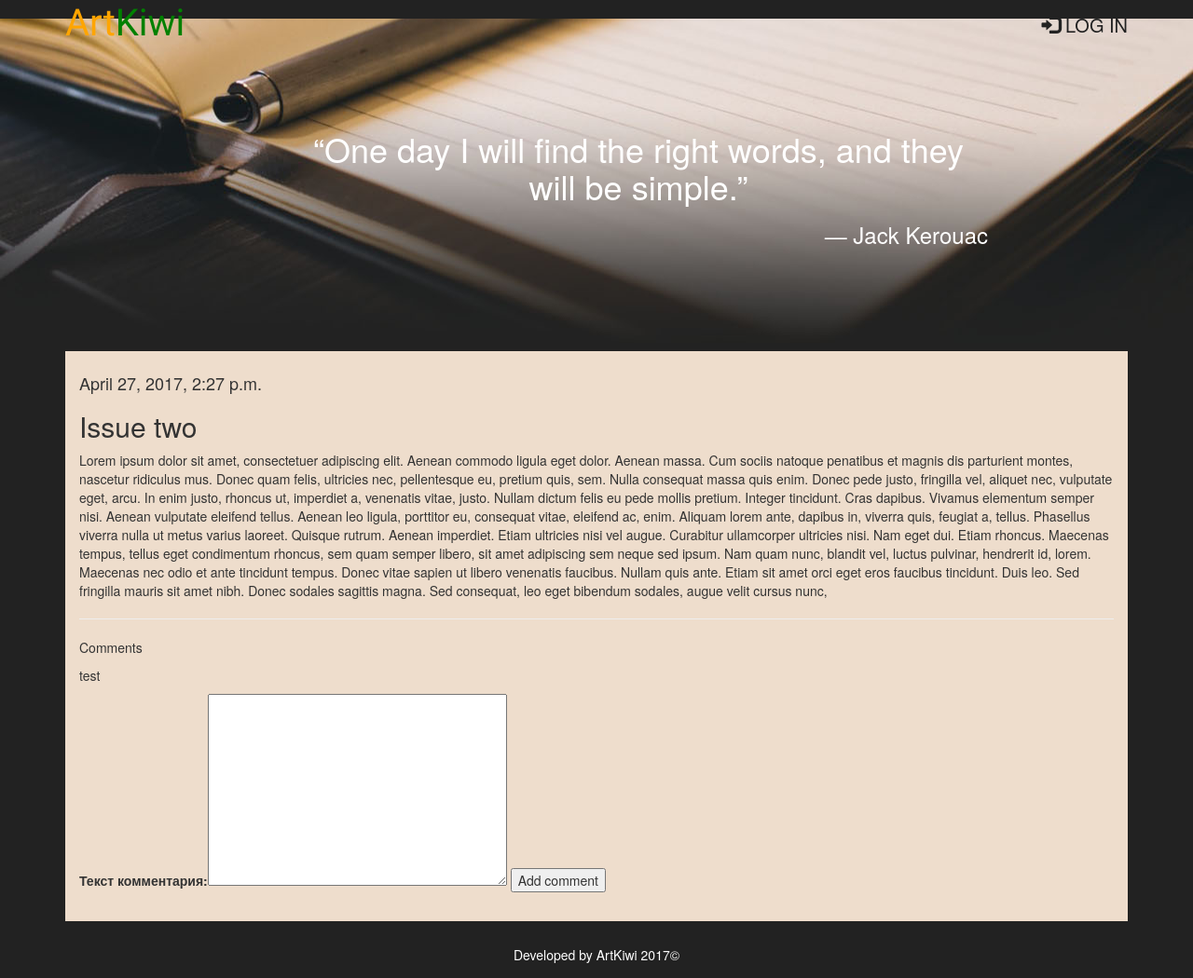
/articles/get/2/, run on an earlier commit of the app's database.
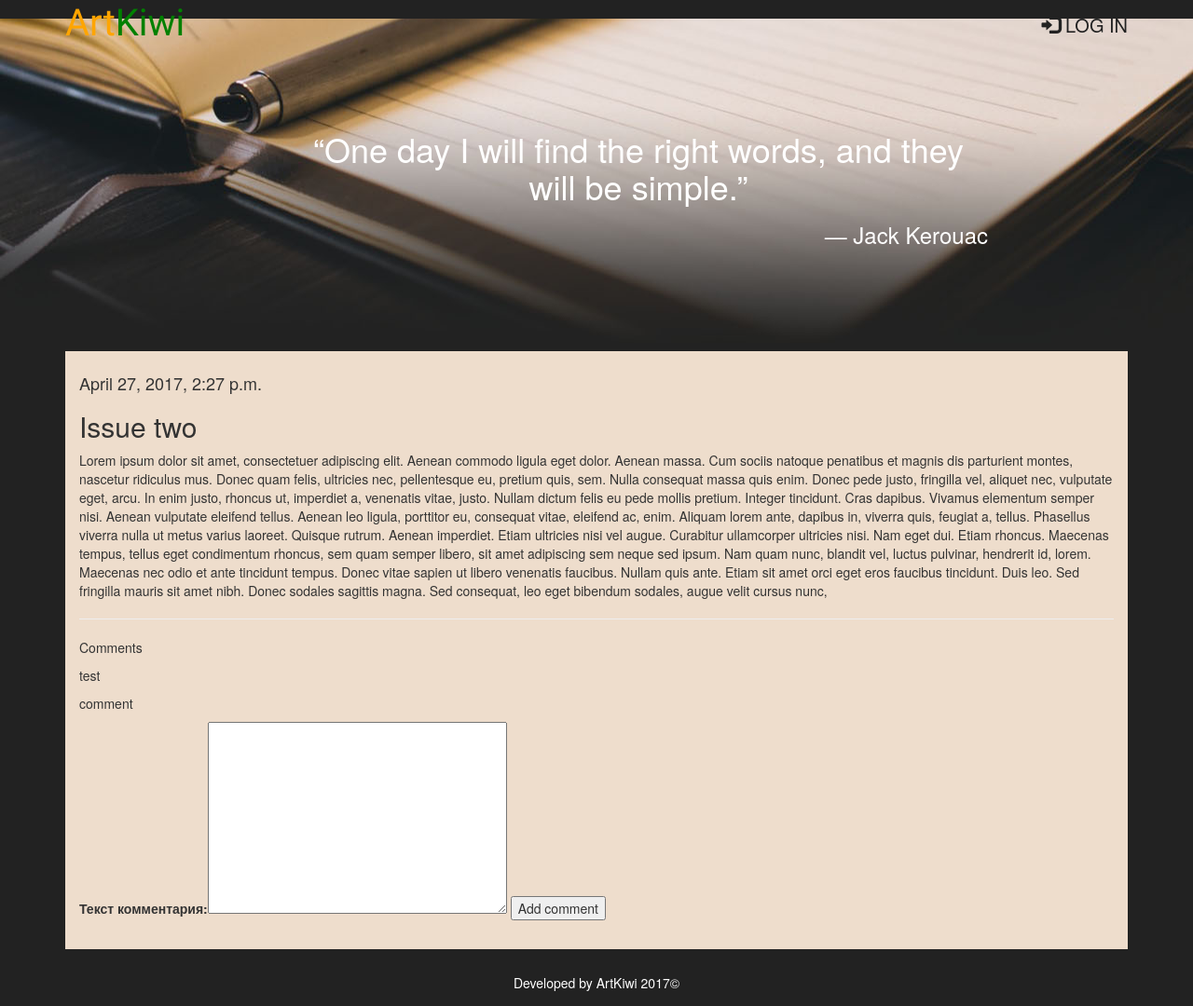
And on a later commit of the database.
### article/models.py (models this page shows)
class Comments(models.Model):
    comments_text = models.TextField(verbose_name="Текст комментария:")
    comments_arcticle = models.ForeignKey(Article)

### article/views.py (the view)
# urls.py: url(r'^articles/get/(?P<article_id>\d+)/$', views.article),
def article(request, article_id=1):
    comment_form = CommentForm
    args = {}
    args.update(csrf(request))
    args['article'] = Article.objects.get(id=article_id)
    args['comments'] = Comments.objects.filter(comments_arcticle_id=article_id)
    args['form'] = comment_form
    return render(request, 'article.html', args)

### article/templates/article.html (shortened to what this page needs)
﻿{% extends 'main.html' %}
{% block article %}
    <div class="context">
        <h4>{{ article.article_date }}</h4>
        <h2> {{ article.article_title }}</h2>
        <p>{{ article.article_text|safe }}</p>
        <hr />
        <p>Comments</p>
        {% for comment in comments %}
            <p> {{ comment.comments_text }}</p>
        {% endfor %}
        <form id="form" action="/article/addcomment/{{ article.id }}/" method= "post">
            {{ form }}
            <input type="submit" class="button" value="Add comment"/>
        </form>
    </div>
{% endblock %}

What changed in the data, as far as the page shows it:
added Comments: comments_text "comment"
